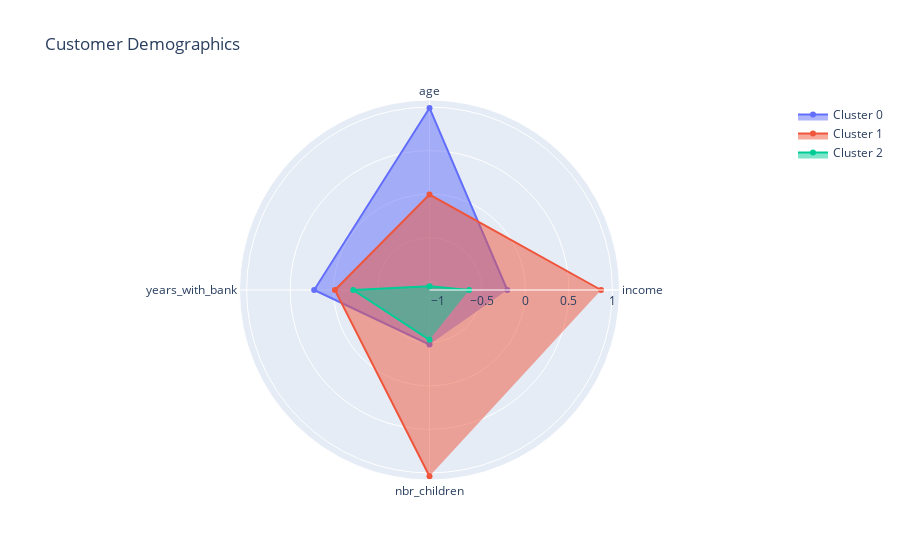

The notebook cell this image was saved under:
### Code cell
Categories = ['income', 'age', 'years_with_bank', 'nbr_children']
data = []
for i in range(3):
    data.append(go.Scatterpolar(
        r=df_mean2[Categories].iloc[i].tolist(),
        theta=Categories,
        fill='toself',
        name='Cluster ' + str(i)
    ))
# define the layout
layout = go.Layout(
    polar=dict(
        radialaxis=dict(
            visible=True,
        )
    ),
    showlegend=True,
    title='Customer Demographics'
)

# display the radar charts
fig = go.Figure(data=data, layout=layout)
fig.show()

### Figure 1 — Plotly figure (JSON) as saved in the notebook; plotly's stock layout.template omitted (floating-point values rounded to 4 significant figures)
{"data": [{"fill": "toself", "name": "Cluster 0", "r": [-0.208, 0.99, 0.2237, -0.4746], "theta": ["income", "age", "years_with_bank", "nbr_children"], "type": "scatterpolar"}, {"fill": "toself", "name": "Cluster 1", "r": [0.8699, -0.004838, -0.0147, 1.039], "theta": ["income", "age", "years_with_bank", "nbr_children"], "type": "scatterpolar"}, {"fill": "toself", "name": "Cluster 2", "r": [-0.6465, -1.059, -0.2256, -0.5289], "theta": ["income", "age", "years_with_bank", "nbr_children"], "type": "scatterpolar"}], "layout": {"autosize": true, "polar": {"angularaxis": {"type": "category"}, "radialaxis": {"autorange": true, "range": [-1.154, 1.134], "type": "linear", "visible": true}}, "showlegend": true, "title": {"text": "Customer Demographics"}}}
